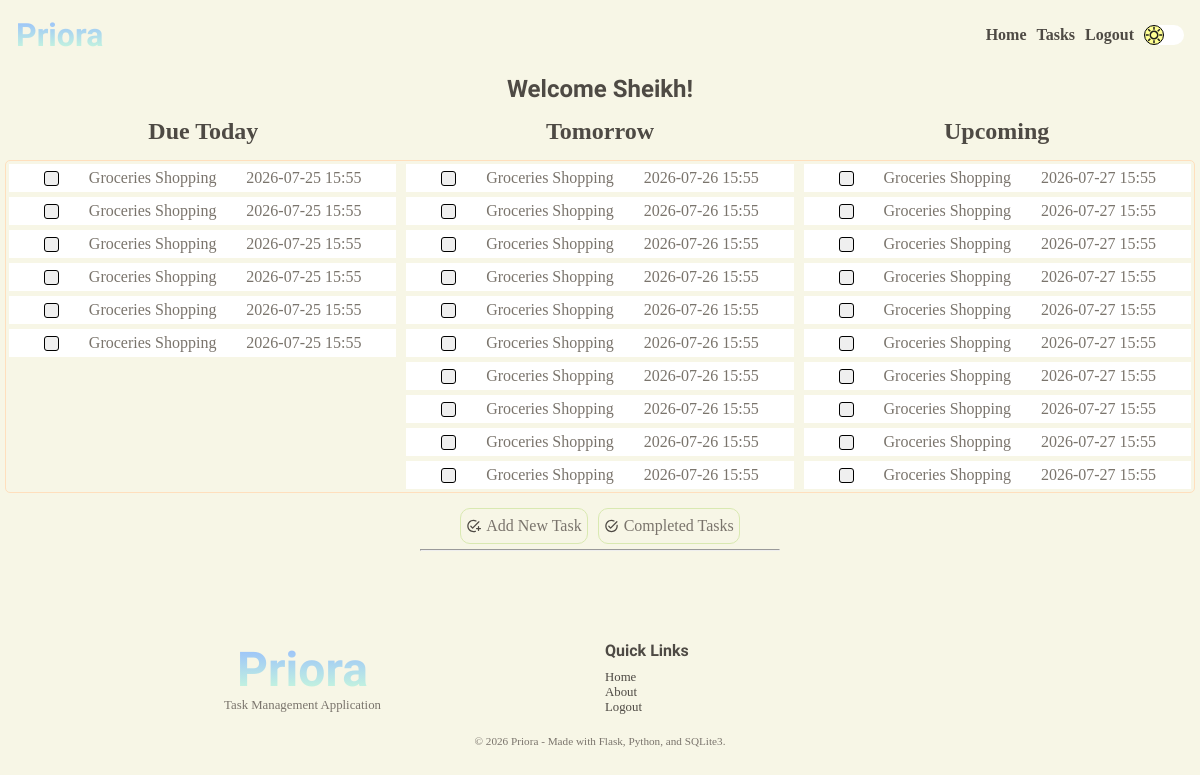
The page /user/home (signed in) on the database as committed earlier.
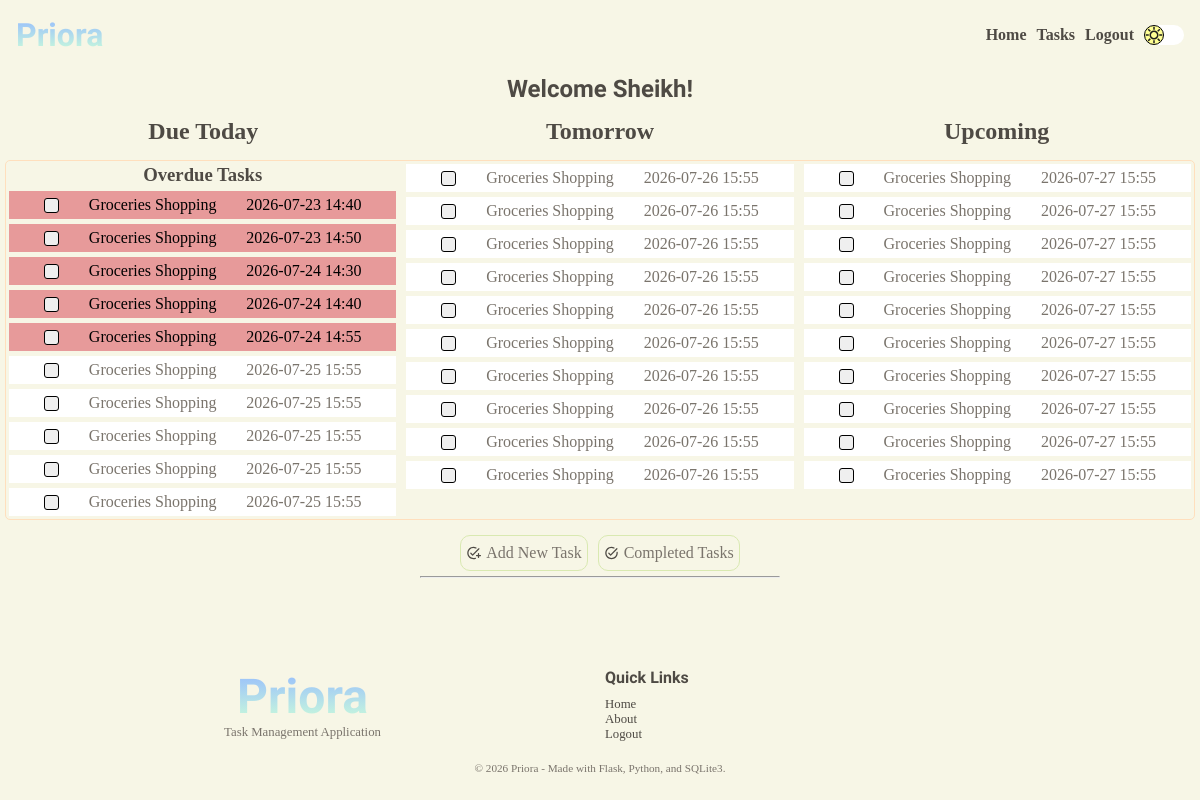
The same page on the database as committed later.
### tables this page shows
CREATE TABLE "tasks" (
                            "task_id"	INTEGER NOT NULL UNIQUE,
                            "user_id"	INTEGER NOT NULL,
                            "title"	TEXT NOT NULL,
                            "description"	TEXT NOT NULL,
                            "due_date"	TEXT NOT NULL,
                            "due_time"	TEXT NOT NULL,
                            "completion_date"	TEXT,
                            "completion_time"	TEXT,
                            "completed"	INTEGER NOT NULL DEFAULT 0,
                            PRIMARY KEY("task_id" AUTOINCREMENT),
                            FOREIGN KEY("user_id") 
                                REFERENCES "users"("user_id")
                                ON DELETE CASCADE
                            );

### app.py (the view, shortened to what this page needs)
@app.route("/user/home", methods=["GET", "POST"])
@login_required
@password_reset_required
def account():
    title = "Welcome Back!"
    user = find_user_by_id(session.get("user-id"))
    new_user = bool(user["new_user"])
    tasks = load_tasks(user)
    date = datetime.now().replace(microsecond=0).date()
    today = date
    tomorrow = date + timedelta(days=1)
    future = date + timedelta(days=2)
    todays = search_tasks_by_date(today, user)
    tomorrows = search_tasks_by_date(tomorrow, user)
    upcoming = search_upcoming_tasks(future, user)
    overdue = search_overdue_tasks(today, user)
    return render_template(
        "user/home.html",
        title=title,
        tasks=tasks,
        new_user=new_user,
        todays=todays,
        tomorrows=tomorrows,
        upcoming=upcoming,
        user=user,
        overdue=overdue,
    )

### app.py (called while the page is built)
@app.after_request
def security_headers(response):
    response.headers["Content-Security-Policy"] = (
        "default-src 'self'; "
        "script-src 'self'; "
        "style-src 'self' https://fonts.googleapis.com; "
        "font-src 'self' https://fonts.gstatic.com;"
    )
    return response

### services/auth.py (called while the page is built)
def login_required(f):
    @wraps(f)
    def decorated_function(*args, **kwargs):
        if session.get("user-id") is None:
            return redirect(url_for("login"))
        return f(*args, **kwargs)
    return decorated_function

def password_reset_required(f):
    @wraps(f)
    def decorated_function(*args, **kwargs):
        reset_req = is_reset_req(session.get("user-id"))
        if reset_req:
            return redirect(url_for("change_password"))
        return f(*args, **kwargs)
    return decorated_function

### services/database.py (called while the page is built)
def connect_database():
    os.makedirs("instance", exist_ok=True)
    connection = sqlite3.connect("instance/task-manager.db")
    connection.row_factory = sqlite3.Row
    connection.execute("PRAGMA foreign_keys = ON;")
    return connection

### services/tasks.py (called while the page is built)
def load_tasks(user):
    tasks = all_tasks(user)
    if tasks:
        return tasks
    return None

### templates/user/home.html (shortened to what this page needs)
{% extends 'layout.html' %} {% block content %}
<section class="user-home-section">
  <h1>Welcome {{ user['first_name'].title() }}!</h1>
  {% if tasks and not new_user %}
  <div class="row-title">
    <div>
      <h2>Due Today</h2>
    </div>
    <div>
      <h2 class="show-on-tablet">Tomorrow</h2>
    </div>
    <div>
      <h2 class="show-on-desktop">Upcoming</h2>
    </div>
  </div>
  {% endif %}
  <div class="user-home-tasks-grid">
    {% if tasks and not new_user %}
    <div class="task-column">
      {% if overdue %}
      <h3>Overdue Tasks</h3>
      {% for task in overdue %}
      <a href="{{ url_for('task', task_id = task['task_id']) }}">
        <div class="user-home-tasks-card overdue">
          <form action="" method="post">
            <button type="submit" class="task-button">
            </button>
            <p>{{ task['title'].title() }}</p>
            <p>{{ task['due_date'] }} {{ task['due_time'] }}</p>
          </form>
        </div>
      </a>
      {% endfor %} {% endif %} {% if todays %} {% for task in todays %}
      <a href="{{ url_for('task', task_id = task['task_id']) }}">
        <div class="user-home-tasks-card">
          <form action="" method="post">
            <button type="submit" class="task-button">
            </button>
            <p>{{ task['title'].title() }}</p>
            <p>{{ task['due_date'] }} {{ task['due_time'] }}</p>
          </form>
        </div>
      </a>
      {% endfor %} {% else %}
      <p>No tasks for today</p>
      {% endif %}
    </div>
    <div class="task-column show-on-tablet">
      {% if tomorrows %} {% for task in tomorrows %}
      <a href="{{ url_for('task', task_id = task['task_id']) }}">
        <div class="user-home-tasks-card">
          <form action="" method="post">
            <button type="submit" class="task-button">
            </button>
            <p>{{ task['title'].title() }}</p>
            <p>{{ task['due_date'] }} {{ task['due_time'] }}</p>
          </form>
        </div>
      </a>
      {% endfor %} {% else %}
      <p>No tasks for tomorrow</p>
      {% endif %}
    </div>
    <div class="task-column show-on-desktop">
      {% if upcoming %} {% for task in upcoming %}
      <a href="{{ url_for('task', task_id = task['task_id']) }}">
        <div class="user-home-tasks-card">
          <form action="" method="post">
            <button type="submit" class="task-button">
            </button>
            <p>{{ task['title'].title() }}</p>
            <p>{{ task['due_date'] }} {{ task['due_time'] }}</p>
          </form>
        </div>
      </a>
      {% endfor %} {% else %}
      <p>No tasks scheduled for later</p>
      {% endif %}
    </div>
    {% elif new_user and not tasks %}
    <div class="empty-column"></div>
    <div class="no-tasks">
      <p>Start by adding your first task!</p>
    </div>
    <div class="empty-column"></div>
    {% else %}
    <div class="empty-column"></div>
    <div class="no-tasks">
      <p>No tasks, add a task!</p>
    </div>
    <div class="empty-column"></div>
    {% endif %}
  </div>
  <div>
    <aside class="user-home-options">
      <div>
        <p>Add New Task</p>
      </div>
      <div>
        <p>Completed Tasks</p>
      </div>
    </aside>
  </div>
</section>
{% endblock content %}

Rows that differ between the two databases and show on the page:
no longer on this page (row edited): tasks: title "Groceries Shopping", due_date "2026-07-25", due_time "15:55", shown under "Upcoming"
added tasks: title "Groceries Shopping", due_date "2026-07-23", due_time "14:40", shown under "Overdue Tasks"
added tasks: title "Groceries Shopping", due_date "2026-07-23", due_time "14:50", shown under "Overdue Tasks"
added tasks: title "Groceries Shopping", due_date "2026-07-24", due_time "14:30", shown under "Overdue Tasks"
added tasks: title "Groceries Shopping", due_date "2026-07-24", due_time "14:40", shown under "Overdue Tasks"
added tasks: title "Groceries Shopping", due_date "2026-07-24", due_time "14:55", shown under "Overdue Tasks"
Other text that changed with them:
text now shown: "Overdue Tasks"
